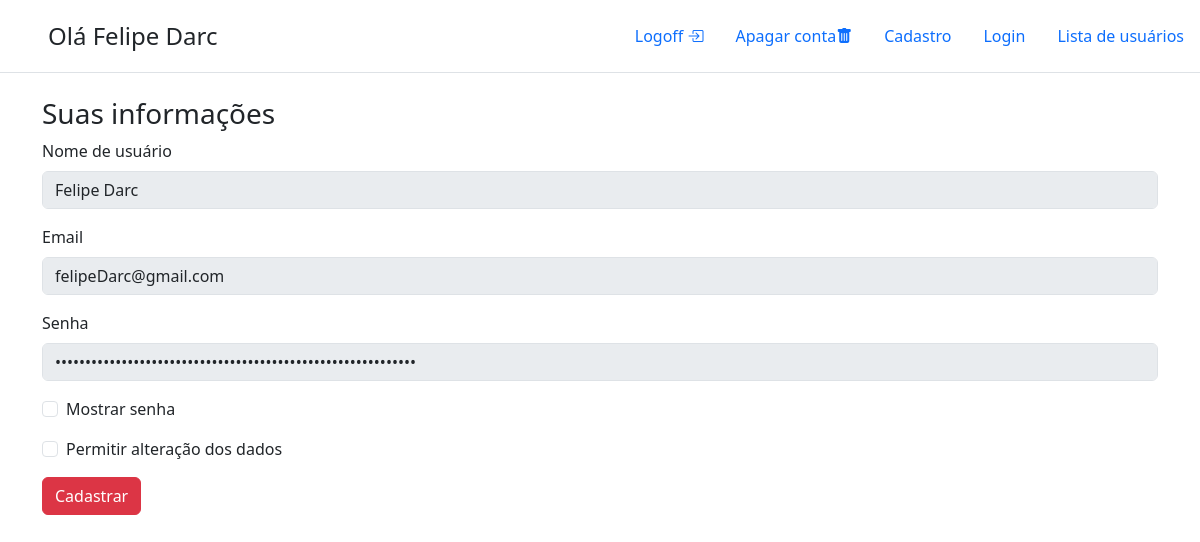
Page /src/views/perfil.php (signed in) on the committed database.
### tables this page shows
CREATE TABLE user(
    id INTEGER PRIMARY KEY AUTOINCREMENT,
    nome TEXT NOT NULL, 
    email TEXT NOT NULL UNIQUE,
    senha TEXT NOT NULL
);

### src/classes/rdg/UserGateway.php (called while the page is built, shortened)
<?php
class UserGateway
{
    private static $conn;
    private $data;
    public function __set($prop, $value)
    {
        $this->data[$prop] = $value;
    }
    public function __get($prop)
    {
        return $this->data[$prop];
    }
    public static function setConnection(PDO $conn)
    {
        self::$conn = $conn;
    }
    public static function find($id)
    {
        $sql = "SELECT * FROM user WHERE id = '$id'";
        $result = self::$conn->query($sql);
        return $result->fetchObject(__CLASS__);
    }
}

### src/views/perfil.php (the view, shortened to what this page needs)
<!doctype html>
<html lang="pt-BR">
<head>
    <link href="https://cdn.jsdelivr.net/npm/bootstrap@5.3.5/dist/css/bootstrap.min.css" rel="stylesheet">
    <link rel="stylesheet" href="https://cdn.jsdelivr.net/npm/bootstrap-icons@1.11.1/font/bootstrap-icons.css">
</head>
<?php
if (!empty($_SESSION['id'])) {
    $user = UserGateway::find($_SESSION['id']);
} else {
    header('Location:./index.php');
}
?>
<body>
    <header class="d-flex flex-wrap justify-content-center py-3 mb-4 border-bottom">
        <a href="./index.php" class="d-flex align-items-center mb-3 mb-md-0 me-md-auto text-dark text-decoration-none">
            <svg class="bi me-2" width="40" height="32">
                <use xlink:href="#bootstrap" />
            </svg>
            <?php
            if (isset($_SESSION['id'])) {
                echo "<span class='fs-4'>Olá " . $user->nome  . "</span>";
            } else {
                echo "<span class='fs-4'>Faça login para ver suas informações</span";
            }
            ?>
        </a>
        <ul class="nav nav-pills">
            <?php
            if (isset($_SESSION['id'])) {
                echo "
                    <li class='nav-item'>
                        <a href='../services/processar_logout.php' class='nav-link'>
                            Logoff <i class='bi bi-box-arrow-in-right'></i>
                        </a>
                    </li>
                    <li class='nav-item'>
                        <a href='./login.php' class='nav-link'>
                            Apagar conta<i class='bi bi-trash-fill'></i>
                        </a>
                    </li>";
            }
            ?>
            <li class="nav-item">
                <a href="./index.php" class="nav-link">
                    Cadastro
                </a>
            </li>
            <li class="nav-item">
                <a href="./login.php" class="nav-link">
                    Login
                </a>
            </li>
            <li class="nav-item">
                <a href="./lista.php" class="nav-link">
                    Lista de usuários
                </a>
            </li>
        </ul>
    </header>
    <form class="container" method="POST" action="../services/processar_update.php">
        <h1 class="fs-3">Suas informações</h1>
        <div class="mb-3">
            <label for="exampleInputEmail1" class="form-label">Nome de usuário</label>
            <input
                type="text"
                class="form-control"
                id="nome_usuario"
                name="nome_usuario"
                value="<?php echo $user->nome ?>" ;>
        </div>
        <div class="mb-3">
            <label for="exampleInputEmail1" class="form-label">Email</label>
            <input
                type="text"
                class="form-control"
                id="email"
                name="email"
                value="<?php echo $user->email ?>" ;>
        </div>
        <div class="mb-3">
            <label for="senha" class="form-label">Senha</label>
            <input
                type="password"
                class="form-control disabled    "
                id="senha"
                name="senha"
                readonly
                value="<?php echo $user->senha ?>" ;>
        </div>
        <div class="mb-3 form-check">
            <input type="checkbox" class="form-check-input" id="show">
            <label class="form-check-label" for="show">Mostrar senha</label>
        </div>
        <div class="mb-3 form-check">
            <input type="checkbox" class="form-check-input" id="alterData">
            <label class="form-check-label" for="alterData">Permitir alteração dos dados</label>
        </div>
        <button type="submit" class="btn btn-danger" id="btnSubmit">Cadastrar</button>
    </form>
</body>
</html>

### rows in the picture
user: nome "Felipe Darc", nome_usuario "Felipe Darc", email "felipeDarc@gmail.com"
